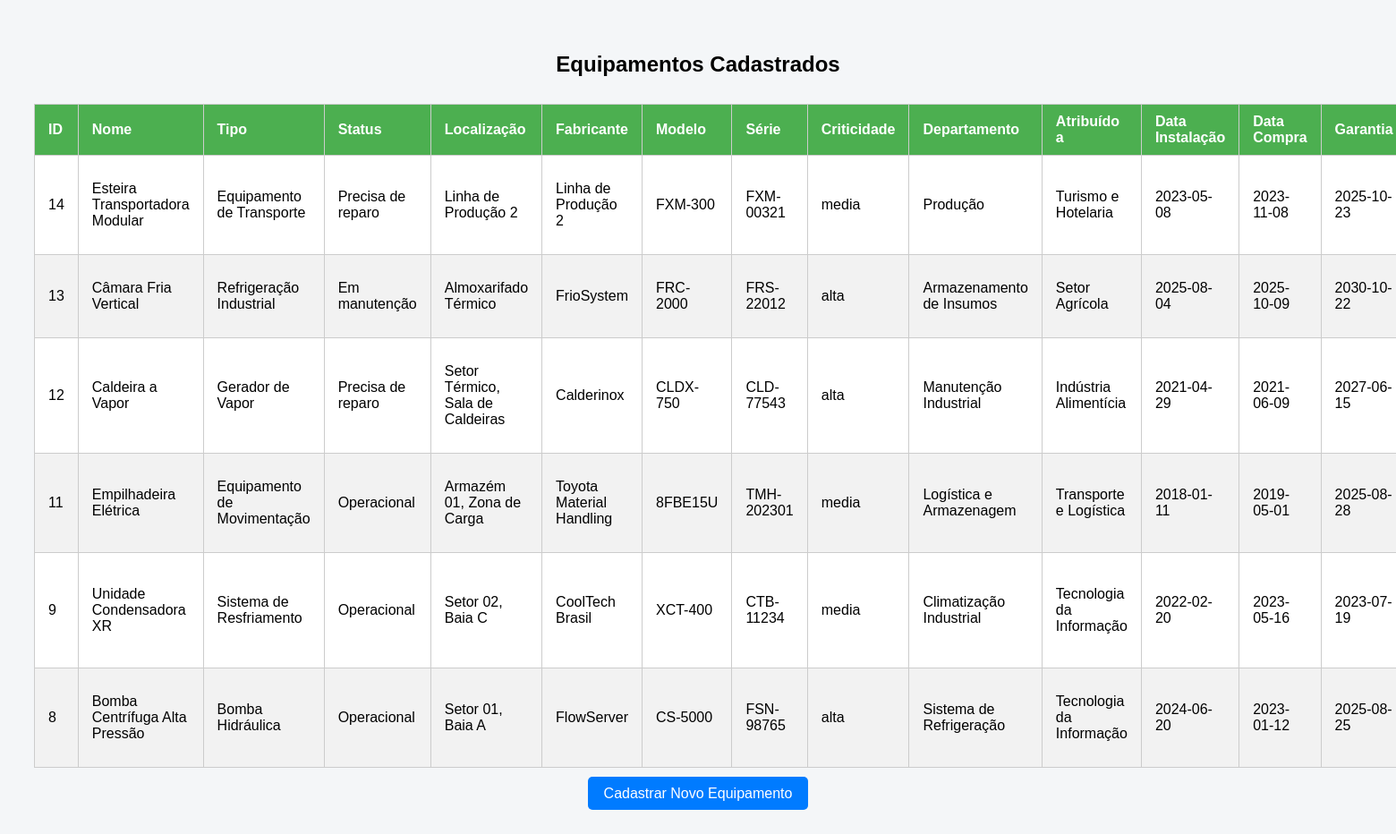
/process/exibir_equipamentos.php, run on the app's committed database.
### tables this page shows
CREATE TABLE IF NOT EXISTS `equipamentos` (
  `equipamento_id` int NOT NULL AUTO_INCREMENT,
  `nome_equipamento` varchar(255) NOT NULL,
  `tipo_equipamento` varchar(100) NOT NULL,
  `status` enum('Em manutenção','Precisa de reparo','Operacional') NOT NULL,
  `localizacao` varchar(255) NOT NULL,
  `fabricante` varchar(100) NOT NULL,
  `numero_modelo` varchar(100) DEFAULT NULL,
  `numero_serie` varchar(100) DEFAULT NULL,
  `criticidade` enum('alta','media','baixa') DEFAULT NULL,
  `departamento` varchar(100) NOT NULL,
  `atribuido_a` enum('Tecnologia da Informação','Saúde e Bem-Estar','Serviços Financeiros','Varejo e Comércio','Educação','Construção Civil','Indústria Manufatureira','Mídia e Entretenimento','Governo e Setor Público','Turismo e Hotelaria','Serviços Imobiliários','Biotecnologia','Sustentabilidade e Meio Ambiente','Marketing e Publicidade','Indústria Alimentícia','Consultoria','Setor Agrícola','Energia','Transporte e Logística','Recursos Humanos') DEFAULT NULL,
  `data_instalacao` date NOT NULL,
  `data_compra` date NOT NULL,
  `custo_compra` decimal(10,2) NOT NULL,
  `data_termino_garantia` date NOT NULL,
  `especificacoes` text,
  `dados_uso` text NOT NULL,
  `notas` text,
  `data_registro` datetime NOT NULL DEFAULT CURRENT_TIMESTAMP,
  `ultima_atualizacao` datetime NOT NULL DEFAULT CURRENT_TIMESTAMP ON UPDATE CURRENT_TIMESTAMP,
  `patrimonio` varchar(18) NOT NULL,
  `cnpj_empresa` varchar(18) NOT NULL,
  PRIMARY KEY (`equipamento_id`),
  UNIQUE KEY `numero_serie` (`numero_serie`),
  KEY `FK_equipamentos_empresas` (`cnpj_empresa`),
  KEY `FK_equipamentos_setores` (`atribuido_a`),
  CONSTRAINT `FK_equipamentos_empresas` FOREIGN KEY (`cnpj_empresa`) REFERENCES `empresas` (`cnpj`),
  CONSTRAINT `FK_equipamentos_setores` FOREIGN KEY (`atribuido_a`) REFERENCES `setores` (`setores`)
);

### process/exibir_equipamentos.php (the view, shortened to what this page needs)
<?php
include_once('../php/config.php');
try {
    $stmt = $conn->query("SELECT * FROM equipamentos ORDER BY equipamento_id DESC");
    $equipamentos = $stmt->fetchAll(PDO::FETCH_ASSOC);
} catch (PDOException $e) {
    echo "Erro ao buscar os dados: " . $e->getMessage();
    exit();
}
?>
<!DOCTYPE html>
<html lang="pt-BR">
<head>
</head>
<body>
    <h2>Equipamentos Cadastrados</h2>
    <table>
        <thead>
            <tr>
                <th>ID</th>
                <th>Nome</th>
                <th>Tipo</th>
                <th>Status</th>
                <th>Localização</th>
                <th>Fabricante</th>
                <th>Modelo</th>
                <th>Série</th>
                <th>Criticidade</th>
                <th>Departamento</th>
                <th>Atribuído a</th>
                <th>Data Instalação</th>
                <th>Data Compra</th>
                <th>Garantia</th>
            </tr>
        </thead>
        <tbody>
            <?php if ($equipamentos): ?>
                <?php foreach ($equipamentos as $equip): ?>
                    <tr>
                        <td><?= htmlspecialchars($equip['equipamento_id']) ?></td>
                        <td><?= htmlspecialchars($equip['nome_equipamento']) ?></td>
                        <td><?= htmlspecialchars($equip['tipo_equipamento']) ?></td>
                        <td><?= htmlspecialchars($equip['status']) ?></td>
                        <td><?= htmlspecialchars($equip['localizacao']) ?></td>
                        <td><?= htmlspecialchars($equip['fabricante']) ?></td>
                        <td><?= htmlspecialchars($equip['numero_modelo']) ?></td>
                        <td><?= htmlspecialchars($equip['numero_serie']) ?></td>
                        <td><?= htmlspecialchars($equip['criticidade']) ?></td>
                        <td><?= htmlspecialchars($equip['departamento']) ?></td>
                        <td><?= htmlspecialchars($equip['atribuido_a']) ?></td>
                        <td><?= htmlspecialchars($equip['data_instalacao']) ?></td>
                        <td><?= htmlspecialchars($equip['data_compra']) ?></td>
                        <td><?= htmlspecialchars($equip['data_termino_garantia']) ?></td>
                    </tr>
                <?php endforeach; ?>
            <?php else: ?>
                <tr>
                    <td colspan="21">Nenhum equipamento cadastrado.</td>
                </tr>
            <?php endif; ?>
        </tbody>
    </table>
    <div class="voltar">
        <a href="../paginas/add equipamentos/index.html">Cadastrar Novo Equipamento</a>
    </div>
</body>
</html>

### process/exibir_equipamentos.php (style rules this page uses)
body { font-family: Arial, sans-serif; background-color: #f4f6f8; padding: 30px; }
h2 { text-align: center; margin-bottom: 30px; }
table { border-collapse: collapse; width: 100%; background-color: #fff; }
th, td { padding: 10px 15px; border: 1px solid #ccc; text-align: left; }
th { background-color: #4CAF50; color: white; }
tr:nth-child(even) { background-color: #f2f2f2; }
.voltar { display: block; margin: 20px 0; text-align: center; }
.voltar a { background-color: #007bff; color: white; padding: 10px 18px; text-decoration: none; border-radius: 5px; }

### data on the page
equipamentos: equipamento_id "14", nome_equipamento "Esteira Transportadora Modular", tipo_equipamento "Equipamento de Transporte", status "Precisa de reparo", localizacao "Linha de Produção 2", fabricante "Linha de Produção 2", numero_modelo "FXM-300", numero_serie "FXM-00321", criticidade "media", departamento "Produção", atribuido_a "Turismo e Hotelaria", data_instalacao "2023-05-08", data_compra "2023-11-08", data_termino_garantia "2025-10-23"
equipamentos: equipamento_id "13", nome_equipamento "Câmara Fria Vertical", tipo_equipamento "Refrigeração Industrial", status "Em manutenção", localizacao "Almoxarifado Térmico", fabricante "FrioSystem", numero_modelo "FRC-2000", numero_serie "FRS-22012", criticidade "alta", departamento "Armazenamento de Insumos", atribuido_a "Setor Agrícola", data_instalacao "2025-08-04", data_compra "2025-10-09", data_termino_garantia "2030-10-22"
equipamentos: equipamento_id "12", nome_equipamento "Caldeira a Vapor", tipo_equipamento "Gerador de Vapor", status "Precisa de reparo", localizacao "Setor Térmico, Sala de Caldeiras", fabricante "Calderinox", numero_modelo "CLDX-750", numero_serie "CLD-77543", criticidade "alta", departamento "Manutenção Industrial", atribuido_a "Indústria Alimentícia", data_instalacao "2021-04-29", data_compra "2021-06-09", data_termino_garantia "2027-06-15"
equipamentos: equipamento_id "11", nome_equipamento "Empilhadeira Elétrica", tipo_equipamento "Equipamento de Movimentação", status "Operacional", localizacao "Armazém 01, Zona de Carga", fabricante "Toyota Material Handling", numero_modelo "8FBE15U", numero_serie "TMH-202301", criticidade "media", departamento "Logística e Armazenagem", atribuido_a "Transporte e Logística", data_instalacao "2018-01-11", data_compra "2019-05-01", data_termino_garantia "2025-08-28"
equipamentos: equipamento_id "9", nome_equipamento "Unidade Condensadora XR", tipo_equipamento "Sistema de Resfriamento", status "Operacional", localizacao "Setor 02, Baia C", fabricante "CoolTech Brasil", numero_modelo "XCT-400", numero_serie "CTB-11234", criticidade "media", departamento "Climatização Industrial", atribuido_a "Tecnologia da Informação", data_instalacao "2022-02-20", data_compra "2023-05-16", data_termino_garantia "2023-07-19"
equipamentos: equipamento_id "8", nome_equipamento "Bomba Centrífuga Alta Pressão", tipo_equipamento "Bomba Hidráulica", status "Operacional", localizacao "Setor 01, Baia A", fabricante "FlowServer", numero_modelo "CS-5000", numero_serie "FSN-98765", criticidade "alta", departamento "Sistema de Refrigeração", atribuido_a "Tecnologia da Informação", data_instalacao "2024-06-20", data_compra "2023-01-12", data_termino_garantia "2025-08-25"
